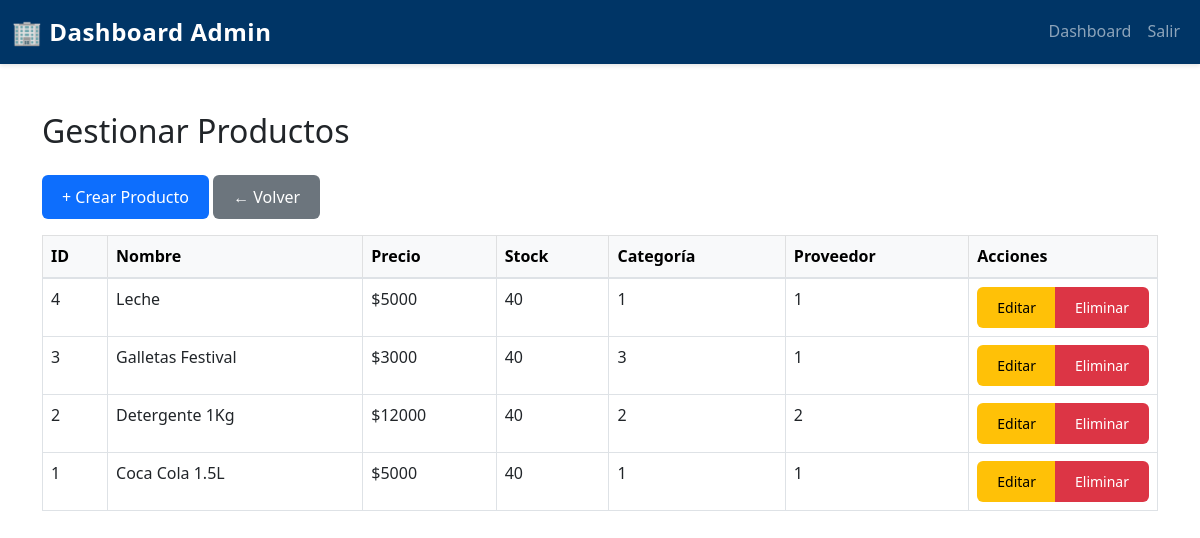
Page /FRONTEND/index.php?route=admin/producto/listar (signed in) on the earlier database version.
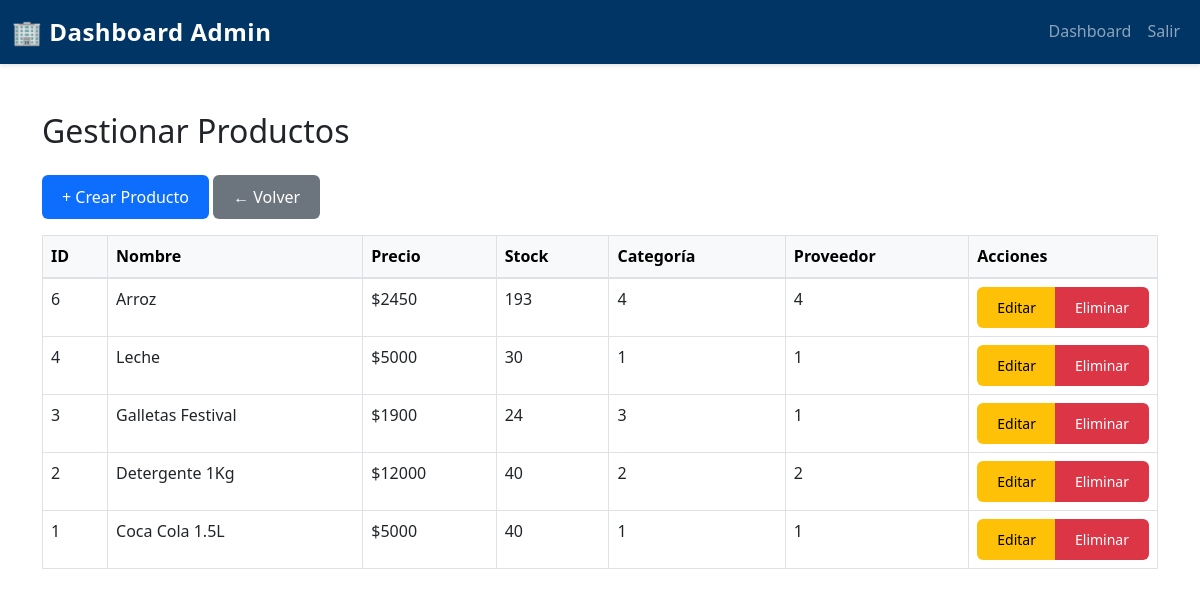
Same page on the later database version.
### tables this page shows
CREATE TABLE `producto` (
  `idPRODUCTO` int(11) NOT NULL,
  `nomPRODUCTO` varchar(50) DEFAULT NULL,
  `marcaPRODUCTO` varchar(25) DEFAULT NULL,
  `precioPRODUCTO` int(11) DEFAULT NULL,
  `cantidadenstockPRODUCTO` int(11) DEFAULT NULL,
  `fechaingrePRODUCTO` date DEFAULT NULL,
  `unidadMedidaPRODUCTO` varchar(15) DEFAULT NULL,
  `fotoPRODUCTO` varchar(255) DEFAULT NULL,
  `idCATEGORIA` int(11) DEFAULT NULL,
  `idPROVEEDOR` int(11) DEFAULT NULL,
  `destacado` tinyint(1) NOT NULL DEFAULT 0
);

### FRONTEND/models/ProductoModel.php (called while the page is built, shortened)
<?php
class ProductoModel {
    private $db;
    public function __construct($database) {
        $this->db = $database;
    }
    public function obtenerTodos() {
        $query = "SELECT p.*, c.nomCATEGORIA, pr.nomPROVEEDOR
                  FROM producto p
                  LEFT JOIN categoria c ON p.idCATEGORIA = c.idCATEGORIA
                  LEFT JOIN proveedor pr ON p.idPROVEEDOR = pr.idPROVEEDOR
                  ORDER BY p.idPRODUCTO DESC";
        $stmt = $this->db->prepare($query);
        $stmt->execute();
        return $stmt->fetchAll(PDO::FETCH_ASSOC);
    }
}

### FRONTEND/views/admin/listar_productos.php (the view, shortened to what this page needs)
<?php
require_once __DIR__ . '/../../models/ProductoModel.php';
$db = new Database();
$conn = $db->connect();
$productoModel = new ProductoModel($conn);
$productos = $productoModel->obtenerTodos();
?>
<!DOCTYPE html>
<html lang="es">
<head>
    <link href="https://cdn.jsdelivr.net/npm/bootstrap@5.3.0/dist/css/bootstrap.min.css" rel="stylesheet">
    <link rel="stylesheet" href="assets/css/styles.css">
</head>
<body>
<nav class="navbar navbar-expand-lg navbar-dark bg-dark-blue">
    <div class="container-fluid">
        <a class="navbar-brand fw-bold" href="index.php?route=admin/dashboard">🏢 Dashboard Admin</a>
        <div class="collapse navbar-collapse" id="navbarNav">
            <ul class="navbar-nav ms-auto">
                <li class="nav-item"><a class="nav-link" href="index.php?route=admin/dashboard">Dashboard</a></li>
                <li class="nav-item"><a class="nav-link" href="index.php?route=logout">Salir</a></li>
            </ul>
        </div>
    </div>
</nav>
<div class="container my-5">
    <h2 class="mb-4">Gestionar Productos</h2>
    <a href="index.php?route=admin/producto/crear" class="btn btn-primary mb-3">+ Crear Producto</a>
    <a href="index.php?route=admin/dashboard" class="btn btn-secondary mb-3">← Volver</a>
    <table class="table table-bordered table-hover">
        <thead class="table-light">
            <tr>
                <th>ID</th>
                <th>Nombre</th>
                <th>Precio</th>
                <th>Stock</th>
                <th>Categoría</th>
                <th>Proveedor</th>
                <th style="width: 150px;">Acciones</th>
            </tr>
        </thead>
        <tbody>
        <?php foreach ($productos as $p): ?>
            <tr>
                <td><?= $p['idPRODUCTO'] ?></td>
                <td><?= $p['nomPRODUCTO'] ?></td>
                <td>$<?= $p['precioPRODUCTO'] ?></td>
                <td><?= $p['cantidadenstockPRODUCTO'] ?></td>
                <td><?= $p['idCATEGORIA'] ?></td>
                <td><?= $p['idPROVEEDOR'] ?></td>
                <td>
                    <div class="btn-group">
                        <a href="index.php?route=admin/producto/editar&id=<?= $p['idPRODUCTO'] ?>"
                           class="btn btn-sm btn-warning">Editar</a>
                        <a href="index.php?route=admin/producto/eliminar&id=<?= $p['idPRODUCTO'] ?>"
                           class="btn btn-sm btn-danger"
                           onclick="return confirm('¿Eliminar este producto?');">Eliminar</a>
                    </div>
                </td>
            </tr>
        <?php endforeach; ?>
        </tbody>
    </table>
</div>
</body>
</html>

Differences in the rows shown:
added producto: idPRODUCTO "6", nomPRODUCTO "Arroz", precioPRODUCTO "2450", cantidadenstockPRODUCTO "193", idCATEGORIA "4", idPROVEEDOR "4"
changed producto "Leche": cantidadenstockPRODUCTO "40" → "30"
changed producto "Galletas Festival": precioPRODUCTO "3000" → "1900"; cantidadenstockPRODUCTO "40" → "24"
